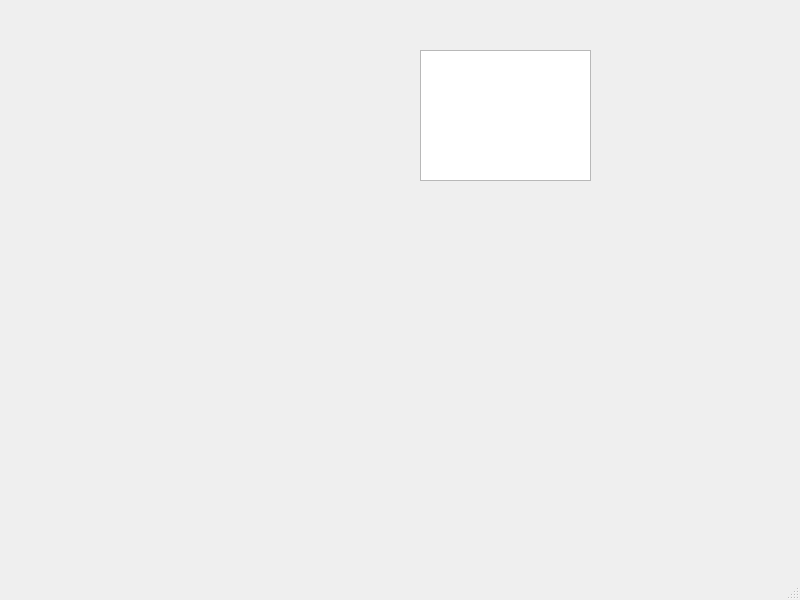
<?xml version="1.0" encoding="UTF-8"?>
<ui version="4.0">
 <class>MainWindow</class>
 <widget class="QMainWindow" name="MainWindow">
  <property name="geometry">
   <rect>
    <x>0</x>
    <y>0</y>
    <width>800</width>
    <height>600</height>
   </rect>
  </property>
  <property name="windowTitle">
   <string>MainWindow</string>
  </property>
  <widget class="QWidget" name="centralwidget">
   <widget class="QTextEdit" name="textEdit">
    <property name="geometry">
     <rect>
      <x>420</x>
      <y>50</y>
      <width>171</width>
      <height>131</height>
     </rect>
    </property>
   </widget>
  </widget>
  <widget class="QMenuBar" name="menubar">
   <property name="geometry">
    <rect>
     <x>0</x>
     <y>0</y>
     <width>800</width>
     <height>21</height>
    </rect>
   </property>
  </widget>
  <widget class="QStatusBar" name="statusbar"/>
 </widget>
 <resources/>
 <connections/>
</ui>
